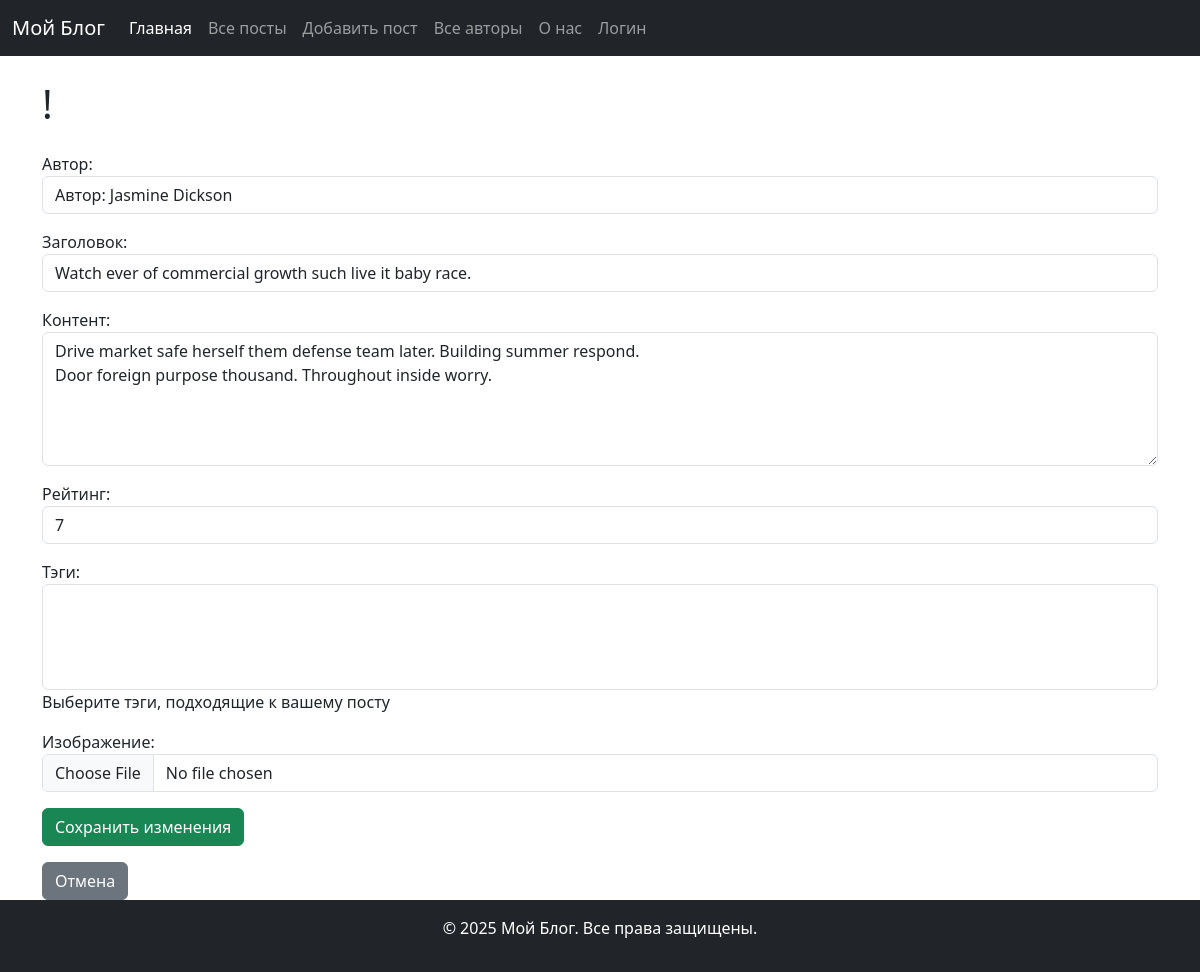
/posts/1/edit/, run on the app's committed database.
### blog_app/models.py (models this page shows, shortened)
class Post(models.Model):
    title = models.CharField(max_length=100)
    content = models.TextField()
    created_at = models.DateTimeField(auto_now_add=True)
    author = models.ForeignKey('Author', on_delete=models.CASCADE, related_name='posts')
    rating = models.IntegerField(default=0)
    views = models.IntegerField(default=0)
    tags = models.ManyToManyField('Tag', blank=True, related_name='posts')
    image = models.ImageField(upload_to='post_images', null=True, blank=True)
    class Meta:
        ordering = ['title']
        verbose_name = 'Пост'
        verbose_name_plural = 'Посты'
        unique_together = ('title', 'author')

### blog_app/views.py (the view)
# urls.py: path('posts/<int:pk>/edit/', PostUpdateView.as_view(), name='post_edit'),
class PostUpdateView(UpdateView):
    model = Post
    template_name = 'blog_app/post_edit.html'
    form_class = PostModelForm
    success_url = reverse_lazy('post_list')

### blog_app/forms.py (shortened to what this page needs)
class PostModelForm(forms.ModelForm):
    class Meta:
        model = Post
        fields = ['author', 'title', 'content', 'rating', 'tags', 'image']
        labels = {
            'author': 'Автор',
            'title': 'Заголовок',
            'content': 'Контент',
            'rating': 'Рейтинг',
            'tags': 'Тэги',
            'image': 'Изображение',
        }
        widgets = {
            'author': forms.Select(attrs={'class': 'form-control'}),
            'title': forms.TextInput(attrs={'class': 'form-control', 'placeholder': 'Введите заголовок'}),
            'content': forms.Textarea(attrs={'class': 'form-control', 'placeholder': 'Введите содержание поста', 'rows': 5}),
            'rating': forms.NumberInput(attrs={'class': 'form-control',}),
            'tags': forms.SelectMultiple(attrs={'class': 'form-control',}),
            'image': forms.ClearableFileInput(attrs={'class': 'form-control',}),
        }
        help_texts = {
            'tags': 'Выберите тэги, подходящие к вашему посту'
        }

### blog_app/models.py (called while the page is built)
    def __str__(self):
        return f'Автор: {self.name}'

### blog_app/templates/blog_app/post_edit.html (shortened to what this page needs)
{% extends 'blog_app/base.html' %}
{% block content %}
    <h1>{{ title }}!</h1>
    <form method="post" enctype="multipart/form-data" class="mt-4">
        {{ form.as_p }}
        <button type="submit" class="btn btn-success">Сохранить изменения</button>
    </form>
    <a href="{% url 'post_list' %}" class="btn btn-secondary mt-3">Отмена</a>
{% endblock %}

### data on the page
Post: author "Автор: Jasmine Dickson", title "Watch ever of commercial growth such live it baby race.", content "Drive market safe herself them defense team later. Building summer respond. Door foreign purpose thousand. Throughout inside worry.", rating "7"
